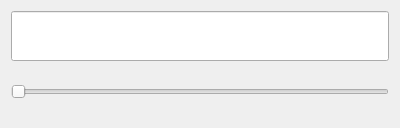
<?xml version="1.0" encoding="UTF-8"?>
<ui version="4.0">
 <class>Form</class>
 <widget class="QWidget" name="Form">
  <property name="geometry">
   <rect>
    <x>0</x>
    <y>0</y>
    <width>400</width>
    <height>124</height>
   </rect>
  </property>
  <property name="windowTitle">
   <string>Form</string>
  </property>
  <layout class="QVBoxLayout" name="verticalLayout">
   <item>
    <widget class="QLineEdit" name="lineEdit">
     <property name="minimumSize">
      <size>
       <width>0</width>
       <height>50</height>
      </size>
     </property>
     <property name="sizeIncrement">
      <size>
       <width>0</width>
       <height>50</height>
      </size>
     </property>
     <property name="baseSize">
      <size>
       <width>0</width>
       <height>50</height>
      </size>
     </property>
    </widget>
   </item>
   <item>
    <widget class="QSlider" name="horizontalSlider">
     <property name="minimumSize">
      <size>
       <width>0</width>
       <height>50</height>
      </size>
     </property>
     <property name="sizeIncrement">
      <size>
       <width>0</width>
       <height>50</height>
      </size>
     </property>
     <property name="baseSize">
      <size>
       <width>0</width>
       <height>50</height>
      </size>
     </property>
     <property name="orientation">
      <enum>Qt::Horizontal</enum>
     </property>
    </widget>
   </item>
  </layout>
 </widget>
 <resources/>
 <connections/>
</ui>
